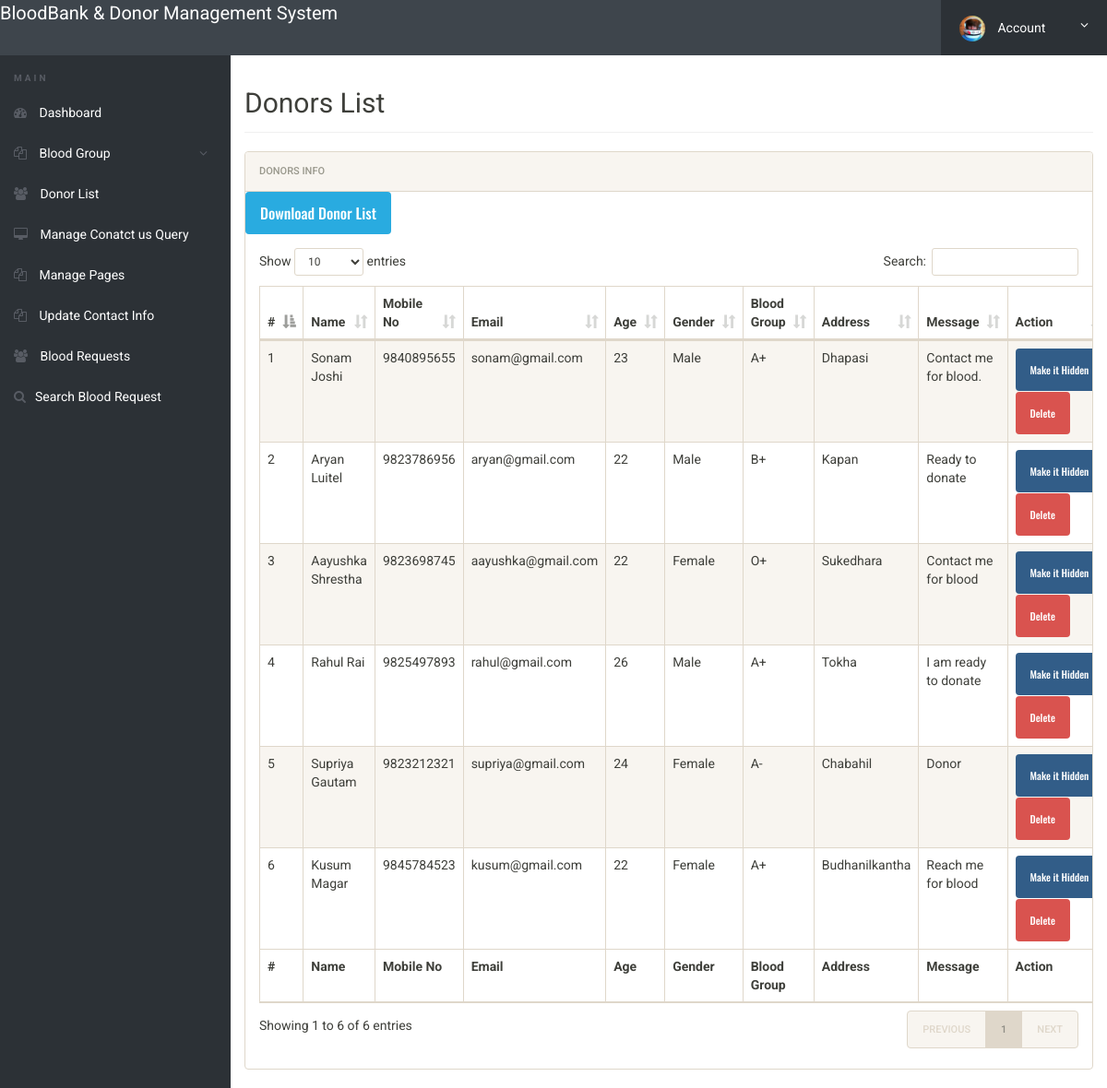
The page /admin/donor-list.php (signed in) on the database its author committed.
### tables this page shows
CREATE TABLE `tblblooddonars` (
  `id` int(11) NOT NULL,
  `FullName` varchar(100) DEFAULT NULL,
  `MobileNumber` char(11) DEFAULT NULL,
  `EmailId` varchar(100) DEFAULT NULL,
  `Gender` varchar(20) DEFAULT NULL,
  `Age` int(11) DEFAULT NULL,
  `BloodGroup` varchar(20) DEFAULT NULL,
  `Address` varchar(255) DEFAULT NULL,
  `Message` mediumtext DEFAULT NULL,
  `PostingDate` timestamp NOT NULL DEFAULT current_timestamp(),
  `status` int(1) DEFAULT NULL,
  `Password` varchar(250) DEFAULT NULL
);

### admin/donor-list.php (the view, shortened to what this page needs)
<?php
include('includes/config.php');
if(strlen($_SESSION['alogin'])==0)
	{
header('location:index.php');
}
else{
 ?>
<!doctype html>
<html lang="en" class="no-js">
<head>
	<link rel="stylesheet" href="css/font-awesome.min.css">
	<link rel="stylesheet" href="css/bootstrap.min.css">
	<link rel="stylesheet" href="css/dataTables.bootstrap.min.css">
	<link rel="stylesheet" href="css/bootstrap-social.css">
	<link rel="stylesheet" href="css/bootstrap-select.css">
	<link rel="stylesheet" href="css/fileinput.min.css">
	<link rel="stylesheet" href="css/awesome-bootstrap-checkbox.css">
	<link rel="stylesheet" href="css/style.css">
</head>
<body>
	<?php include('includes/header.php');?>
	<div class="ts-main-content">
		<?php include('includes/leftbar.php');?>
		<div class="content-wrapper">
			<div class="container-fluid">
				<div class="row">
					<div class="col-md-12">
						<h2 class="page-title">Donors List</h2>
						<div class="panel panel-default">
							<div class="panel-heading">Donors Info</div>
								<a href="download-records.php" style="font-size:16px;" class="btn btn-info">Download Donor List</a>
							<div class="panel-body">
								<table id="zctb" class="display table table-striped table-bordered table-hover" cellspacing="0" width="100%">
									<thead>
										<tr>
										<th>#</th>
											<th>Name</th>
											<th>Mobile No</th>
											<th>Email</th>
											<th>Age</th>
											<th>Gender</th>
											<th>Blood Group</th>
											<th>Address</th>
											<th>Message </th>
											<th>Action </th>
										</tr>
									</thead>
									<tfoot>
										<tr>
										<th>#</th>
										<th>Name</th>
											<th>Mobile No</th>
											<th>Email</th>
											<th>Age</th>
											<th>Gender</th>
											<th>Blood Group</th>
											<th>Address</th>
											<th>Message </th>
											<th>Action </th>
										</tr>
									</tfoot>
									<tbody>
<?php $sql = "SELECT * from  tblblooddonars ";
$query = $dbh -> prepare($sql);
$query->execute();
$results=$query->fetchAll(PDO::FETCH_OBJ);
$cnt=1;
if($query->rowCount() > 0)
{
foreach($results as $result)
{				?>
										<tr>
											<td><?php echo htmlentities($cnt);?></td>
											<td><?php echo htmlentities($result->FullName);?></td>
											<td><?php echo htmlentities($result->MobileNumber);?></td>
											<td><?php echo htmlentities($result->EmailId);?></td>
											<td><?php echo htmlentities($result->Age);?></td>
											<td><?php echo htmlentities($result->Gender);?></td>
											<td><?php echo htmlentities($result->BloodGroup);?></td>
											<td><?php echo htmlentities($result->Address);?></td>
											<td><?php echo htmlentities($result->Message);?></td>
										<td>
<?php if($result->status==1)
{?>
<a href="donor-list.php?hidden=<?php echo htmlentities($result->id);?>" onclick="return confirm('Do you really want to hide this details')" class="btn btn-primary"> Make it Hidden</a>
<?php } else {?>
<a href="donor-list.php?public=<?php echo htmlentities($result->id);?>" onclick="return confirm('Do you really want to Public this details')" class="btn btn-primary"> Make it Public</a>
<?php } ?>
<a href="donor-list.php?del=<?php echo htmlentities($result->id);?>" onclick="return confirm('Do you really want to delete this record')" class="btn btn-danger" style="margin-top:1%;"> Delete</a>
</td>
										</tr>
										<?php $cnt=$cnt+1; }} ?>
									</tbody>
								</table>
							</div>
						</div>
					</div>
				</div>
			</div>
		</div>
	</div>
</body>
</html>
<?php } ?>

### admin/css/style.css (style rules this page uses)
html { font-size: 14px; }
@media only screen and (min-width: 480px) { html { font-size: 17px; } }
@media only screen and (min-width: 768px) { html { font-size: 14px; } }
body { font-size: 1em; }
a { color: #37a6c4; }
.btn { font-family: 'Oswald', sans-serif; }
.panel { overflow: hidden; }
.btn { text-transform: none; }
.page-title { padding-bottom: 15px; margin-bottom: 20px; border-bottom: 1px solid #f0f0f0; }
.ts-main-content .content-wrapper { padding-top: 15px; margin-top: 60px; }
@media only screen and (min-width: 992px) { .ts-main-content .content-wrapper { margin-left: 250px; } }

### rows shown on the page
tblblooddonars: FullName "Sonam Joshi", MobileNumber "9840895655", EmailId "sonam@gmail.com", Age "23", Gender "Male", BloodGroup "A+", Address "Dhapasi", Message "Contact me for blood."
tblblooddonars: FullName "Aryan Luitel", MobileNumber "9823786956", EmailId "aryan@gmail.com", Age "22", Gender "Male", BloodGroup "B+", Address "Kapan", Message "Ready to donate"
tblblooddonars: FullName "Aayushka Shrestha", MobileNumber "9823698745", EmailId "aayushka@gmail.com", Age "22", Gender "Female", BloodGroup "O+", Address "Sukedhara", Message "Contact me for blood"
tblblooddonars: FullName "Rahul Rai", MobileNumber "9825497893", EmailId "rahul@gmail.com", Age "26", Gender "Male", BloodGroup "A+", Address "Tokha", Message "I am ready to donate"
tblblooddonars: FullName "Supriya Gautam", MobileNumber "9823212321", EmailId "supriya@gmail.com", Age "24", Gender "Female", BloodGroup "A-", Address "Chabahil", Message "Donor"
tblblooddonars: FullName "Kusum Magar", MobileNumber "9845784523", EmailId "kusum@gmail.com", Age "22", Gender "Female", BloodGroup "A+", Address "Budhanilkantha", Message "Reach me for blood"
